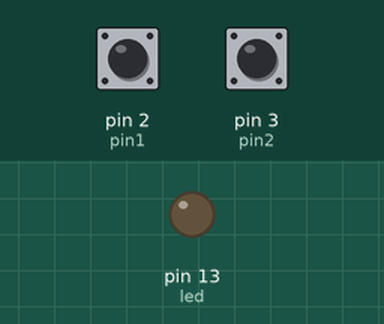
The sketch below on a simulated Arduino Uno, built with avr-gcc and run on an emulated ATmega328P. Shown: output pins drawn as LEDs (lit = HIGH). The inputs (shaded band) are chosen by the test bench; at power-on: pin 2 (pin1) HIGH, pin 3 (pin2) HIGH.

Above: at 1.2 s.
1.3 s: pin 2 (pin1) pulled LOW for 0.15 s
At 2.5 s:
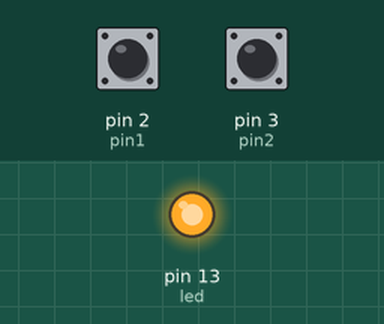
2.9 s: pin 3 (pin2) pulled LOW for 0.15 s
At 3.9 s:
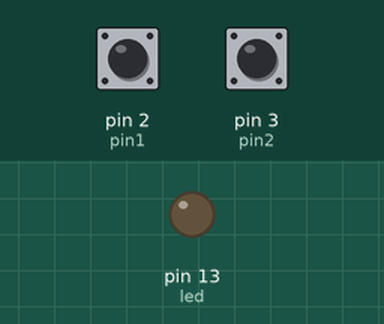
4.5 s: pin 2 (pin1) pulled LOW for 1 s
At 5.1 s:
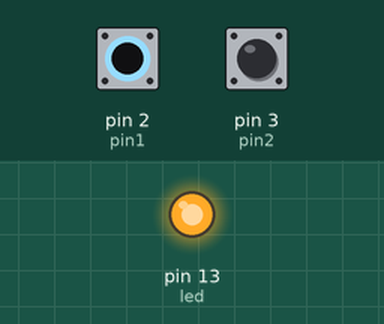
Timing chart, 0 to 7.5 s (numbered marks = the images above; inputs shaded):
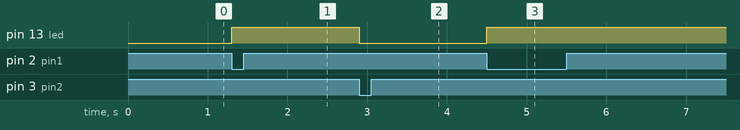

Measured:
- after the input at 1.3 s, pin 13 (led): LOW → HIGH at once
- after the input at 2.9 s, pin 13 (led): HIGH → LOW at once
- after the input at 4.5 s, pin 13 (led): LOW → HIGH at once

The sketch:

interrupt.ino
```cpp
  int led=13;
  int pin1=2;
  int pin2=3;
  int value=0;

void setup() {
  // put your setup code here, to run once:
  pinMode(led, OUTPUT);
  pinMode(pin1, INPUT);
  digitalWrite(pin1, HIGH);
  pinMode(pin2, INPUT);
  digitalWrite(pin2, HIGH);
  attachInterrupt(0, ISR1, FALLING);  // interrupt number 0 is for DI2, IRS1 is the name of interrup service routine, LOW/CHANGE/RISING/FALLING/(HIGH)
  attachInterrupt(1, ISR2, FALLING);  // interrupt number 1 is for DI3, IRS2 is the name of interrup service routine, LOW/CHANGE/RISING/FALLING/(HIGH)
}

void loop() {
  // put your main code here, to run repeatedly:
  //value=!digitalRead(pin);
  //digitalWrite(led,value);
}

void ISR1()
{
  digitalWrite(led,1);
  //delay(1);
  //digitalWrite(led, !digitalRead(13));
  }

void ISR2()
{
  digitalWrite(led,0);
  //delay(1);
  //digitalWrite(led, !digitalRead(13));
  }
```
